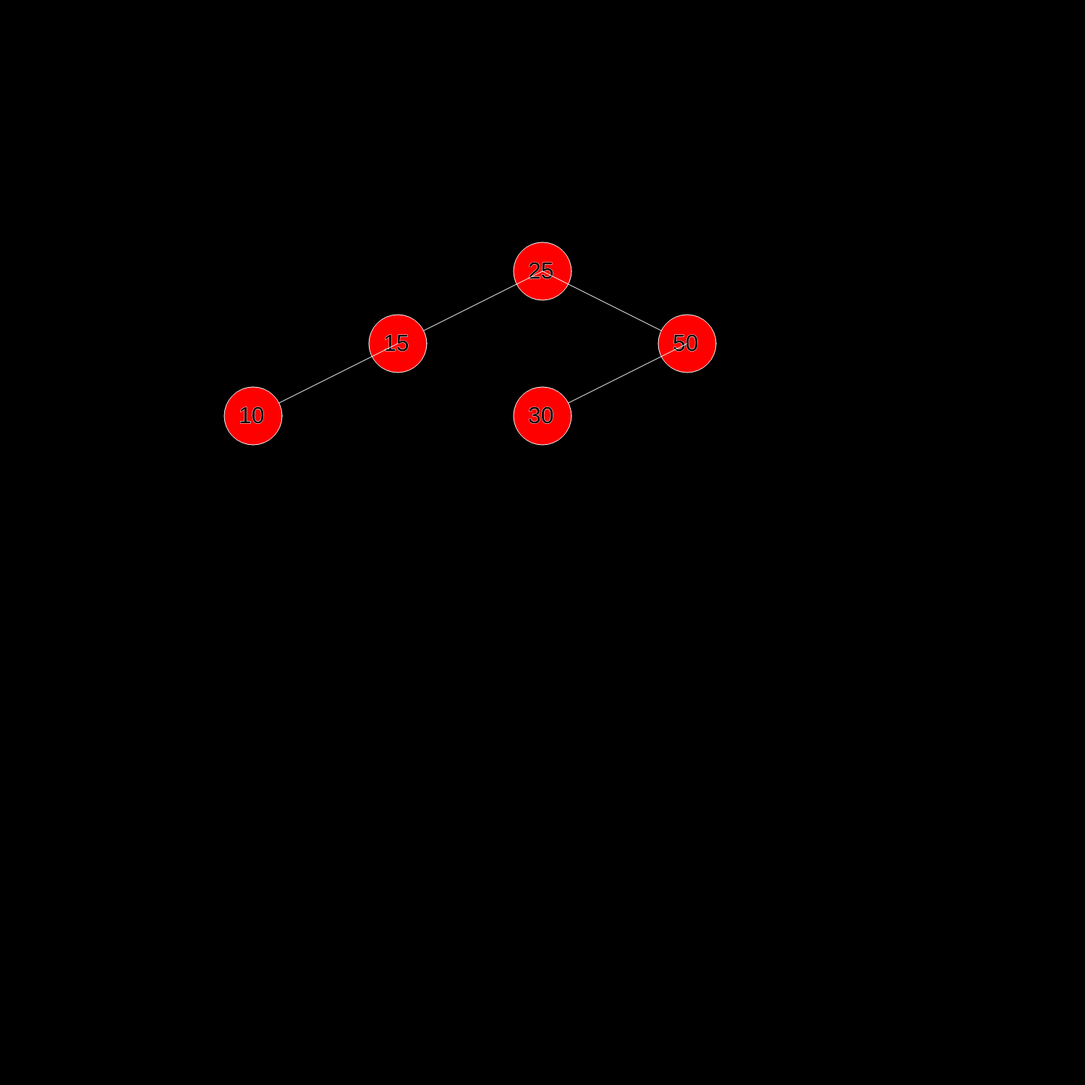
Frame 1 (no input)
Frame 60 (no input): identical to frame 1, image omitted
Frame 120 (the mouse pressed at the canvas centre since frame 60): identical to frame 1, image omitted

The p5.js sketch that drew this single still picture (run headless with seeded random() and noise() and a simulated clock; from frame 60 on, the mouse is pressed at the canvas centre):

// p5.js sketch
// ── sketch.js
let my;
let trees = [];
let circles = [];

function setup() {
  createCanvas(1500, 1500);
  my = new BST();
  my.insert(25);
  my.insert(15);
  my.insert(50);
  my.insert(30);
  my.insert(10);
  // my.insert(40);
  // my.insert(45);
  // my.insert(12);
  // my.insert(49);
  // my.insert(80);
  // my.insert(42);
  // my.insert(44);
  // my.insert(8);
  // my.insert(35);
  // my.insert(9);
  // my.insert(7);
  // trees[0] = my;

}
// const c1 = new Circle("25");
class Node {
  constructor(val){
    this.left = null;
    this.val = val;
    this.right = null;
  }
}
class BST{
  constructor(){
    this.root = null;
  }

  insert(val){
    let newNode = new Node(val);
    let vector = createVector(width/2,height/4);
    let left_vector = vector ;
    let right_vector = vector;
    // console.log(left_vector,right_vector);
    
    
    if(!this.root){
      this.root = newNode;
    
      // console.log(vector,"for root");
      let circle = new Circle(newNode.val,vector,vector.x,vector.y);
      circles.push(circle);
    }else{
      let currentNode = this.root;
      let parentX;
      let parentY;
      // console.log(parent,'first');
      while(true){
      if(currentNode.val > val){

        // parent.x = left_vector.x;
        parentY = left_vector.y;
        parentX = left_vector.x;
       console.log(left_vector,'before');
        left_vector.x -= 200;
        left_vector.y += 100;
        console.log(left_vector.x,parent.x,'after');
       
        
        if(!currentNode.left){
          currentNode.left = newNode;
          let left_circle = new Circle(newNode.val,left_vector,parentX,parentY);
          circles.push(left_circle);
          return this;
        }
        currentNode = currentNode.left; 
      }
      else{
        if(currentNode.val <val){
          parentY = left_vector.y;
        parentX = left_vector.x;
          right_vector.x +=200;
          right_vector.y +=100;
          if(!currentNode.right){
            currentNode.right = newNode;
     
            // console.log(right_vector,"right");
            let right_circle = new Circle(newNode.val,right_vector,parentX,parentY);
            circles.push(right_circle);
            return this;
          }
          currentNode = currentNode.right; 
      }
    }
  }
  }
  console.log(circles);
}}

// console.log(my);


// console.log(my);

class Circle{
  constructor(val,vector,px,py){
    this.x = vector.x;
    this.y = vector.y;
    this.radius = 80;
    this.value = val.toString();
    this.px =px;
    
    this.py = py;
    console.log(this.px-this.x);
  }
  show(){
    stroke(255);
    line(this.px,this.py,this.x,this.y);
    push();
    fill(255,0,0);
    ellipse(this.x,this.y,this.radius,this.radius);
    pop();
    textSize(32);
    text(this.value,this.x-20,this.y+10);
  
    // line(this.x-200,this.y+100,this.x,this.y);
  }
  // left_add(){
  //   fill(255,0,0);
  //   ellipse(this.x-200,this.y+200,this.radius,this.radius);
  //   textSize(32);
  //   fill(255);
  //   text(this.value,this.x-200-20,this.y+200+10);
  // }
  // right_add(){
  //   fill(255,0,0);
  //   ellipse(this.x+200,this.y+200,this.radius,this.radius);
  //   textSize(32);
  //   fill(255);
  //   text(this.value,this.x+200-20,this.y+200+10);
  // }
}



function draw() {
  background(0);
  for(let i=0;i<circles.length;i++){
    circles[i].show();
  }

 
}
